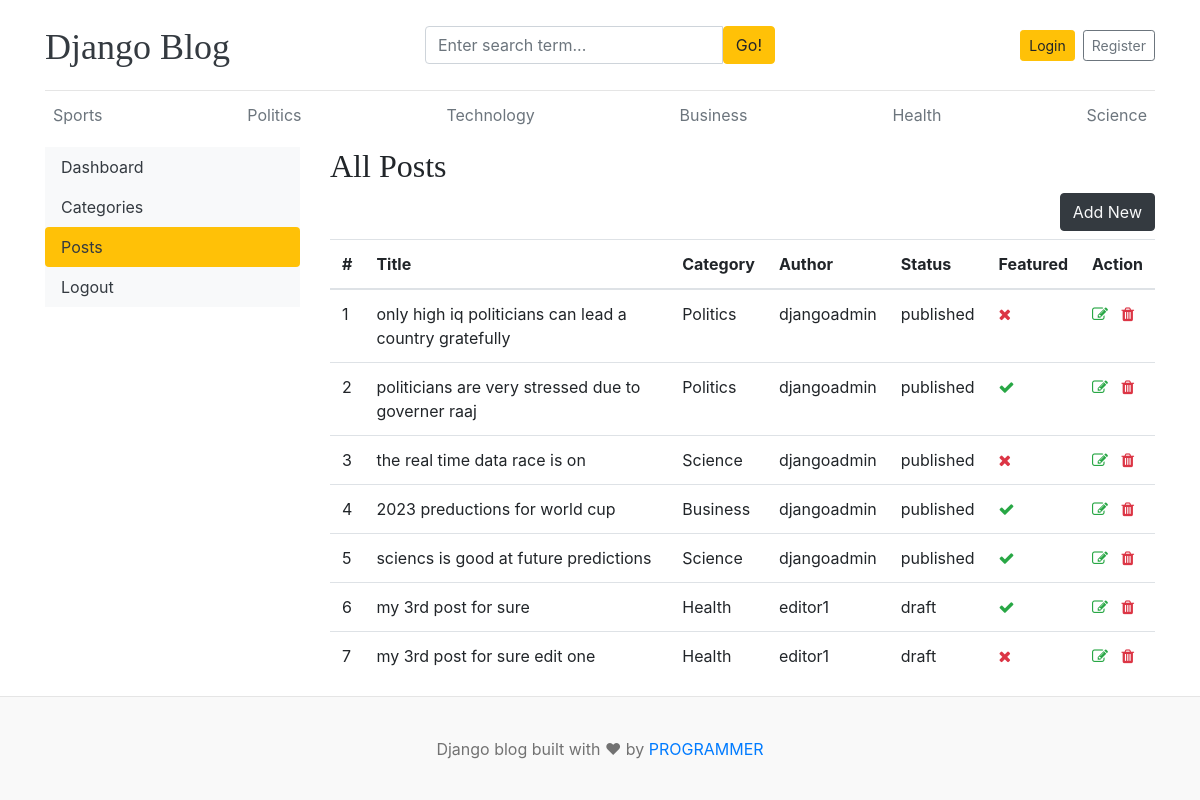
The app's page /dashboard/posts/ with its own data.
### blogs/models.py (models this page shows, shortened)
class Category(models.Model):
    category_name = models.CharField(max_length=100)
    category_at = models.DateTimeField(auto_now_add=True)
    updated_at = models.DateTimeField(auto_now=True)
    class Meta:
        verbose_name_plural = "Categories"
    def __str__(self):
        return self.category_name

class Blog(models.Model):
    title = models.CharField(max_length=100)
    slug = models.SlugField(max_length=100, unique=True, blank=True)
    category = models.ForeignKey(Category, on_delete=models.CASCADE)
    author = models.ForeignKey(User, on_delete=models.CASCADE)
    featured_image = models.ImageField(upload_to='uploads/%Y/%m/%d/')
    short_description = models.TextField(max_length=500)
    blog_body = models.TextField(max_length=2000)
    status = models.CharField(choices=STATUS_CHOICES, default="draft", max_length=20)
    is_featured = models.BooleanField(default=False)
    created_at = models.DateTimeField(auto_now_add=True)
    updated_at = models.DateTimeField(auto_now=True)

### dashboards/views.py (the view)
# urls.py: path('posts/',views.posts, name='posts'),
def posts(request):
    posts = Blog.objects.all()
    context = {
        "posts": posts,
    }
    return render(request, "dashboard/posts.html", context)

### blogs/context_processors.py (called while the page is built)
def get_cat(request):
    categories = Category.objects.all()
    return dict(categories=categories)

def get_social_links(request):
    social_links = SocialLink.objects.all()
    return dict(social_links=social_links)

### templates/dashboard/posts.html (shortened to what this page needs)
{% extends 'base.html'%}
{% block content %}
<div class="row">
    {% include 'dashboard/sidebar.html' %}
    <div class="col-md-9">
        <h2>All Posts</h2>
        <a href="{% url 'add_post' %}"class="btn btn-dark text-light float-right mb-2">Add New</a>
        <table class="table table-hover">
  <thead>
    <tr>
      <th>#</th>
      <th>Title</th>
      <th>Category</th>
      <th>Author</th>
      <th>Status</th>
      <th>Featured</th>
      <th>Action</th>
    </tr>
  </thead>
  <tbody>
    {% for post in posts %}
    <tr>
      <td>{{ forloop.counter }}</td>
      <td>{{ post.title }}</td>
      <td>{{ post.category }}</td>
      <td>{{ post.author }}</td>
      <td>{{ post.status}}</td>
      <td>{% if post.is_featured %} <i class="fa fa-check text-success"></i> {% else %} <i class="fa fa-times text-danger"></i> {% endif %}</td>
      <td>
        <a href="{% url 'edit_post' post.id %}"><i class="fa fa-edit text-success"></i></a>
        <a href="{% url 'dlt_post' post.id %}"><i class="fa fa-trash text-danger"></i></a>
      </td>
    </tr>
    {% endfor %}
  </tbody>
</table>
    </div>
</div>
{% endblock %}

### templates/base.html (shortened to what this page needs)
{% load static %}
<!doctype html>
<html lang="en">
  <head>
    <link
      href="https://getbootstrap.com/docs/4.0/dist/css/bootstrap.min.css"
      rel="stylesheet"
    />
    <link href="{% static 'css/blog.css' %}" rel="stylesheet" />
    <link rel="stylesheet" href="https://cdnjs.cloudflare.com/ajax/libs/font-awesome/4.7.0/css/font-awesome.min.css">
  </head>
  <body>
    <div class="container">
      <header class="blog-header py-3">
        <div class="row align-items-center">
          <div class="col-12 col-md-4 pt-1">
            <a class="blog-header-logo text-dark" href="/">Django Blog</a>
          </div>
          <div class="col-12 col-md-4">
            <form action="{% url 'search' %}" method="GET">
              <div class="input-group">
                <input
                  class="form-control"
                  type="text"
                  name="keyword"
                  value="{{ keyword }}"
                  placeholder="Enter search term..."
                  aria-label="Enter search"
                />
                <button type="submit" class="btn btn-warning" id="button-search">
                  Go!
                </button>
              </div>
            </form>
          </div>
          <div class="col-12 col-md-4 d-flex justify-content-md-end align-items-center">
            {% if not user.is_authenticated %}
            <a class="btn btn-sm btn-warning" href="{%url 'login'%}">Login</a>
            <a class="btn btn-sm btn-outline-secondary ml-2" href="{%url 'register'%}">Register</a>
            {% else %}
          <span><a href="{% url 'dashboard' %}">Dashboard</a></span>
          &emsp;
          <span><a href="{% url 'logout' %}">Logout</a></span>
            {% endif %}
          </div>
        </div>
      </header>
      <div class="nav-scroller py-1 mb-2">
        <nav class="nav d-flex justify-content-between">
          {% for category in categories %}
          <a class="p-2 text-muted" href="{% url 'posts_by_category' category.id %}">
            {{ category.category_name }}
          </a>
          {% endfor %}
        </nav>
      </div>
      {% block content %}{% endblock %}
    </div>
    <footer class="blog-footer">
      <p>Django blog built with &hearts; by <a href="#">PROGRAMMER</a></p>
    </footer>
  </body>
</html>

### blog_main/static/css/blog.css (style rules this page uses)
.blog-header { border-bottom: 1px solid #e5e5e5; }
.blog-header-logo { font-family: "Playfair Display", Georgia, "Times New Roman", serif; font-size: 2.25rem; }
h1, h2, h3, h4, h5, h6 { font-family: "Playfair Display", Georgia, "Times New Roman", serif; }
.blog-footer { padding: 2.5rem 0; color: #727272; text-align: center; background-color: #f9f9f9; border-top: .05rem solid #e5e5e5; }
.blog-footer p:last-child { margin-bottom: 0; }

### records on screen
Category: category_name "Sports"
Category: category_name "Politics"
Category: category_name "Technology"
Category: category_name "Business"
Category: category_name "Health"
Category: category_name "Science"
Blog: title "only high iq politicians can lead a country gratefully", category "Politics", author "djangoadmin", status "published", is_featured False (drawn)
Blog: title "politicians are very stressed due to governer raaj", category "Politics", author "djangoadmin", status "published", is_featured True (drawn)
Blog: title "the real time data race is on", category "Science", author "djangoadmin", status "published", is_featured False (drawn)
Blog: title "2023 preductions for world cup", category "Business", author "djangoadmin", status "published", is_featured True (drawn)
Blog: title "sciencs is good at future predictions", category "Science", author "djangoadmin", status "published", is_featured True (drawn)
Blog: title "my 3rd post for sure", category "Health", author "editor1", status "draft", is_featured True (drawn)
Blog: title "my 3rd post for sure edit one", category "Health", author "editor1", status "draft", is_featured False (drawn)
